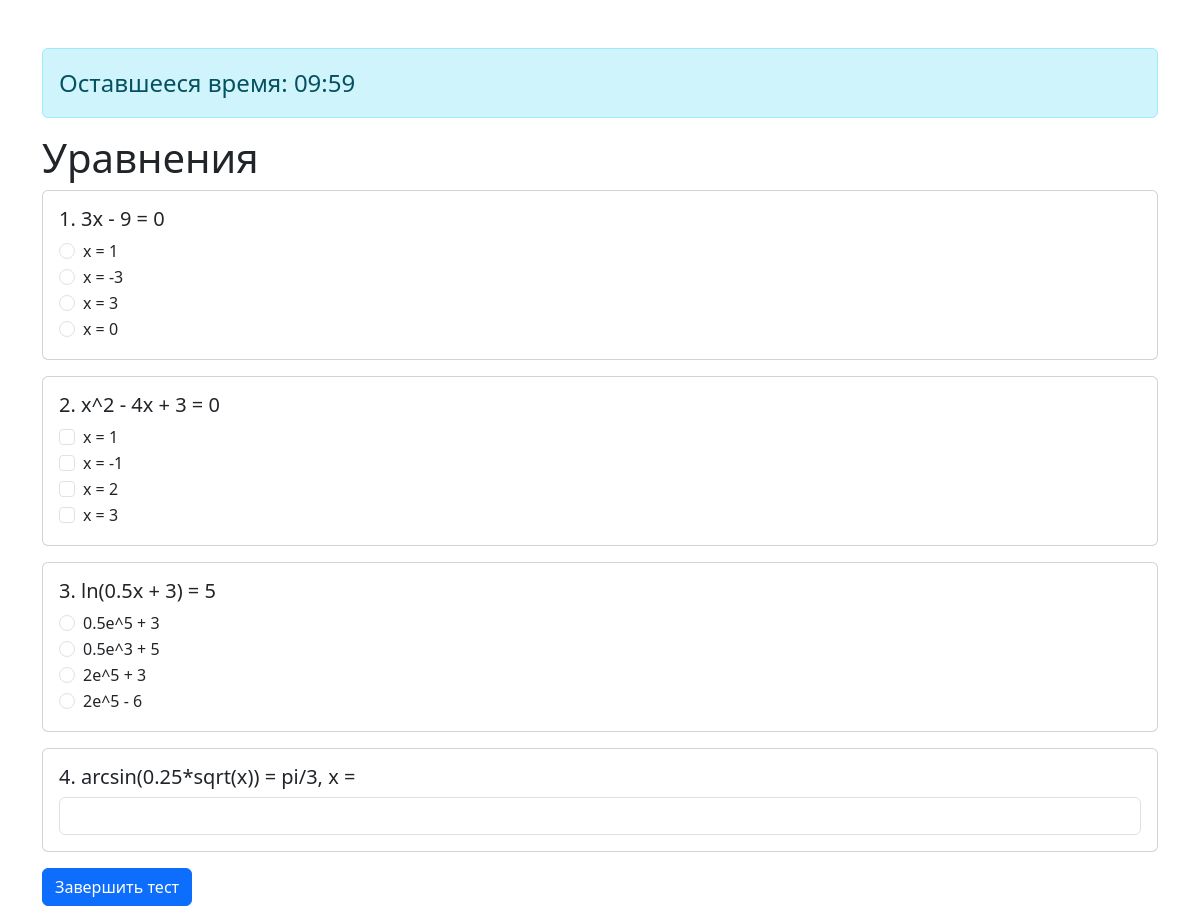
/tests/1 (signed in), run on the app's committed database.
### quiz/models.py (models this page shows, shortened)
class Test(models.Model):
    subject = models.ForeignKey(Subject, on_delete=models.CASCADE)
    name = models.CharField(max_length=200)
    pass_score = models.IntegerField(default=100)  # Проходной балл
    start_time = models.DateTimeField()  # Начало теста
    end_time = models.DateTimeField()  # Окончание теста
    duration = models.IntegerField()  # Длительность теста в минутах
    access_key = models.CharField(max_length=50, unique=True)  # Ключ доступа

class Question(models.Model):
    TYPE_CHOICES = [
        (1, 'Single Choice'),
        (2, 'Multiple Choice'),
        (3, 'Text Response')
    ]
    test = models.ForeignKey(Test, on_delete=models.CASCADE)
    text = models.TextField()
    score = models.IntegerField(default=10)  # Балл за вопрос
    type = models.IntegerField(choices=TYPE_CHOICES)

class Answer(models.Model):
    question = models.ForeignKey(Question, on_delete=models.CASCADE)
    text = models.CharField(max_length=200)
    is_correct = models.BooleanField(default=False)

### quiz/views.py (the view, shortened to what this page needs)
# urls.py: path('tests/<int:test_id>', TestView.as_view(), name='take_test'),
class TestView(mixins.LoginRequiredMixin, views.View):
    def get(self, request, test_id):
        test = get_object_or_404(Test, id=test_id)
        questions = Question.objects.filter(test=test)
        return render(request, 'quiz/take_test.html', {'test': test, 'questions': questions})

### quiz/templates/quiz/take_test.html (shortened to what this page needs)
<!DOCTYPE html>
<html lang="ru">
<head>
    <link href="https://cdn.jsdelivr.net/npm/bootstrap@5.3.0/dist/css/bootstrap.min.css" rel="stylesheet">
</head>
<body>
    <div class="container mt-5">
        <div id="timer" class="alert alert-info" style="font-size: 1.5em;">
            Оставшееся время: <span id="time">{{ test.duration }}:00</span>
        </div>
        <h1>{{ test.name }}</h1>
        <form id = "test-form" method="post">
            {% for question in questions %}
            <div class="card mb-3">
                <div class="card-body">
                    <h5 class="card-title">{{ forloop.counter }}. {{ question.text }}</h5>
                    {% if question.type == 1 %}
                    {% for answer in question.answer_set.all %}
                    <div class="form-check">
                        <input class="form-check-input" type="radio" id="answer_{{ answer.id }}" name="question_{{ question.id }}" value="{{ answer.id }}">
                        <label class="form-check-label" for="answer_{{ answer.id }}">{{ answer.text }}</label>
                    </div>
                    {% endfor %}
                    {% elif question.type == 2 %}
                    {% for answer in question.answer_set.all %}
                    <div class="form-check">
                        <input class="form-check-input" type="checkbox" id="answer_{{ answer.id }}" name="question_{{ question.id }}" value="{{ answer.id }}">
                        <label class="form-check-label" for="answer_{{ answer.id }}">{{ answer.text }}</label>
                    </div>
                    {% endfor %}
                    {% elif question.type == 3 %}
                    <div class="form-group">
                        <input type="text" class="form-control" name="question_{{ question.id }}">
                    </div>
                    {% endif %}
                </div>
            </div>
            {% endfor %}
            <button type="submit" class="btn btn-primary">Завершить тест</button>
        </form>
    </div>
</body>
</html>

### data on the page
Test: name "Уравнения"
Question: text "3x - 9 = 0"
Answer: text "x = 1"
Answer: text "x = -3"
Answer: text "x = 3"
Answer: text "x = 0"
Question: text "x^2 - 4x + 3 = 0"
Answer: text "x = 1"
Answer: text "x = -1"
Answer: text "x = 2"
Answer: text "x = 3"
Question: text "ln(0.5x + 3) = 5"
Answer: text "0.5e^5 + 3"
Answer: text "0.5e^3 + 5"
Answer: text "2e^5 + 3"
Answer: text "2e^5 - 6"
Question: text "arcsin(0.25*sqrt(x)) = pi/3, x ="
